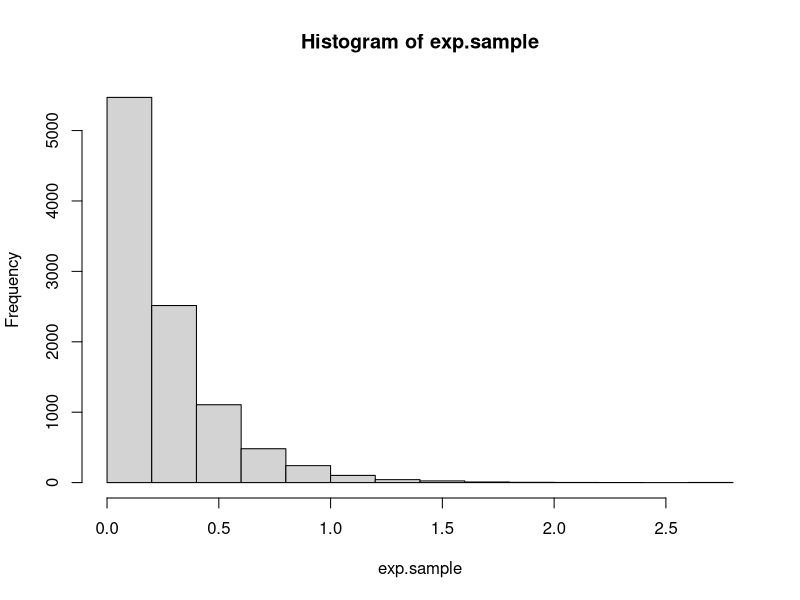
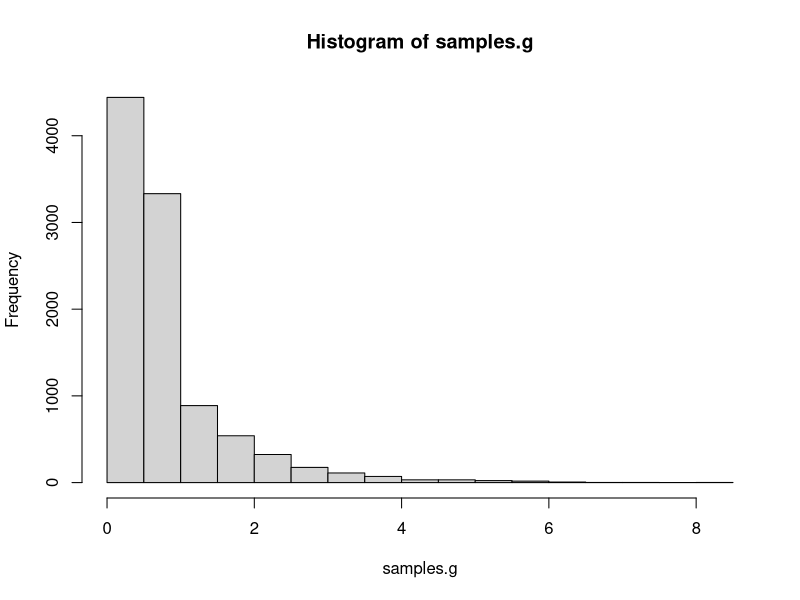
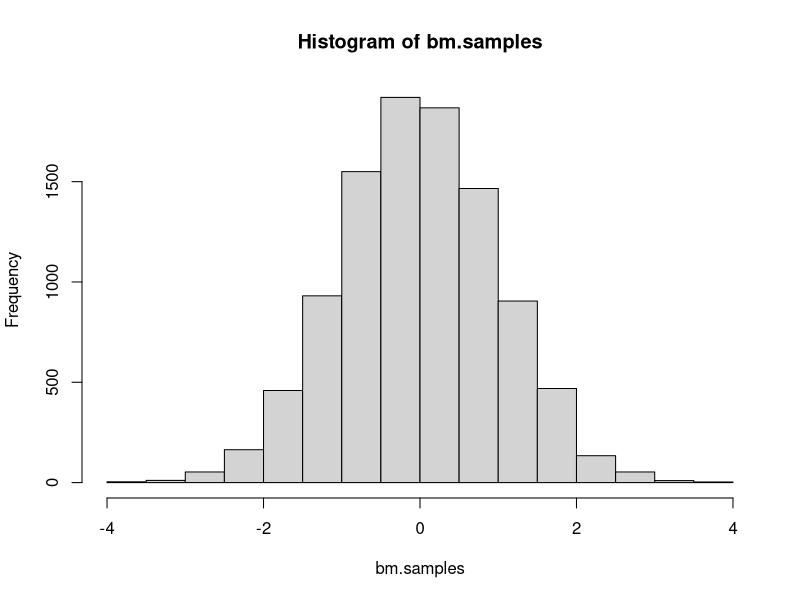
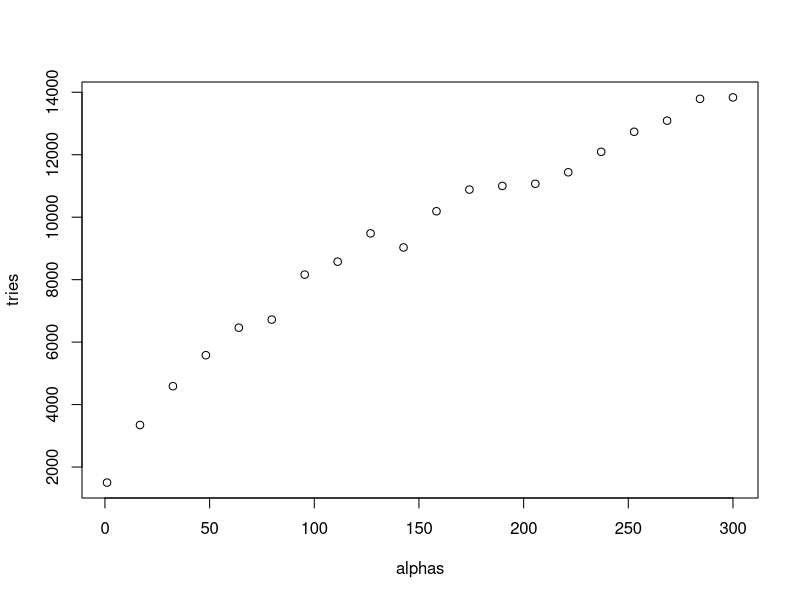
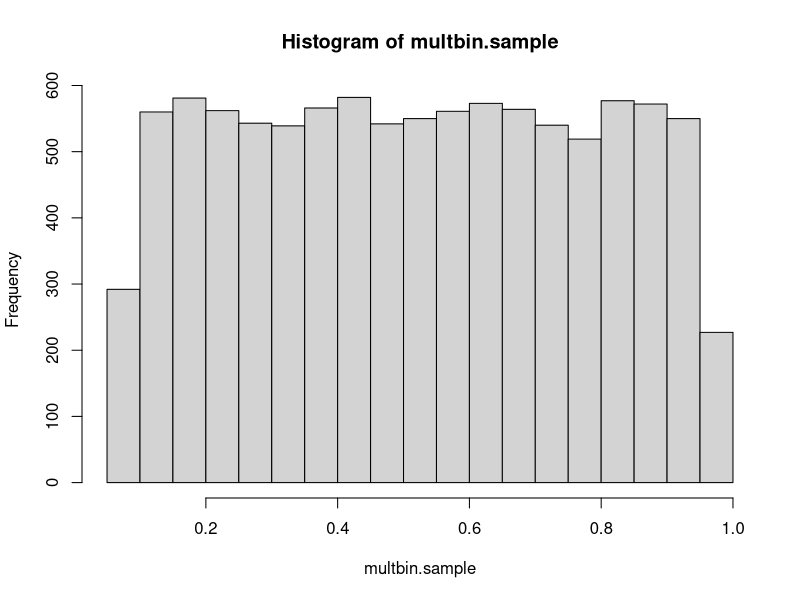

Reproduce these figures in R, in order.
## ---- chunk 1
knitr::opts_chunk$set(echo = TRUE)
## ---- chunk 2
# Function to sample n times from exponential distribution
samples_exp = function(rate, n){
  u = runif(n)          # Sample from unif(0,1) distribution
  x = - log(u) / rate   # Compute values using inverse cdf
  return(x)             # Vector of n samples
}

# Function to print mean and variance
print.mean.var = function(n, m.emp, m.th, v.emp, v.th) {
  cat('Number of samples:', n)
  cat('\n\nEmpirical mean:', m.emp)
  cat('\nTheoretical mean:', m.th)
  cat('\n\nEmpirical variance:', v.emp)
  cat('\nTheoretical variance:', v.th)
}

# Check function
rate = 4                                        # Set rate parameter
n = 10000                                       # Number of samples
exp.sample = samples_exp(rate, n)               # Sample
hist(exp.sample)                                # Histogram of sample

mean.emp.exp = mean(exp.sample)                 # Empirical mean
mean.th.exp = 1 / rate                          # Theoretical mean

var.emp.exp = var(exp.sample)                   # Empirical variance
var.th.exp = 1 / rate^2                         # Theoretical variance

print.mean.var(n, mean.emp.exp, mean.th.exp, var.emp.exp, var.th.exp)  # Print values
## ---- chunk 3
# Function to sample from g using inverse cdf
samples_g = function(alpha, n) {
  c = alpha * exp(1) / (alpha + exp(1))   # Normalizing constant
  u = runif(n)                            # Sample from unif(0,1) distribution
  vec = rep(0, n)                         # Vector to store the generated samples
  for(i in 1:length(u)){
    if(u[i]<= c/alpha) {vec[i] = (alpha * u[i] / c)^(1 / alpha)}  # Use case 1 in inverse cdf to generate sample
    else {vec[i] = -log(1/alpha + exp(-1) - u[i]/c)}              # Use case 2 in inverse cdf to generate sample
  }
  return(vec)
}

# Check function
alpha = 0.8                               # Set parameter
c = alpha * exp(1) / (alpha + exp(1))     # Normalizing constant
n = 10000                                 # Number of samples
samples.g = samples_g(alpha, n)           # Sampling from g
hist(samples.g)                           # Histogram of samples

mean.emp.g = mean(samples.g)                      # Empirical mean
mean.theo.g = c * (1/(alpha+1) + 2*exp(-1))       # Theoretical mean

var.emp.g = var(samples.g)                                  # Empirical variance
var.theo.g = c * (1/(alpha+2) + 5*exp(-1)) - mean.theo.g^2  # Theoretical variance

print.mean.var(n, mean.emp.g, mean.theo.g, var.emp.g, var.theo.g)   # Print values
## ---- chunk 4
# Function to generate n samples from N(0,1) using Box Muller
boxmuller = function(n) {
  # Sample from unif(0,1)
  u1 = runif(n)
  u2 = runif(n)
  # Polar coordinates
  r = sqrt(-2*log(u1))
  theta = 2*pi*u2
  #Cartesian coordinate(s)
  x = r*cos(theta)          # Vector of n independent samples
  #y = r*sin(theta)
  return(x)
}

# Check function
n = 10000                       # Number of samples
bm.samples = boxmuller(n)       # Sampling from N(0,1)
hist(bm.samples)                # Histogram of samples

mean_bm = mean(bm.samples)      # Empirical mean
var_bm = var(bm.samples)        # Empirical variance

print.mean.var(n, mean_bm, 0, var_bm, 1)  # Print values
## ---- chunk 5
# Function to generate a realization from d-variate normal distribution
mult_normal = function(d, mu, sigma) {
  # mu is vector of means, must have length d
  # sigma is covariance matrix, must have dimension dxd
  x = boxmuller(d)    # d N(0,1) distributed variables
  A = t(chol(sigma))  # Cholesky decomposition of covariance matrix (lower triangular)
  y = mu + A %*% x    # d-variate N(mu, sigma)
  return(y)
}


# Check function

# vector of means and covariance matrix
mu = c(1,2)         
sigma = cbind(c(1,0.5),c(0.5,1))

# Estimate mean and empirical variance
n = 10000                     # Number of realizations
mu_est = rep(0,length(mu))    
multnor.sample = matrix(NA, n, length(mu))
for(i in 1:n) {
  multnor = mult_normal(length(mu),mu,sigma)
  mu_est = mu_est + multnor
  multnor.sample[i,] = multnor
  }
mu_est = mu_est / n               # Estimated mean vector

sigma_est = var(multnor.sample)   # Estimated covariance matrix

# Prining
cat('True mean:', mu)
cat('\nEstimated mean:', mu_est)
cat('\n\nTrue covariance matrix:\n')
sigma
cat('\nEstimated covariance matrix:\n')
sigma_est
## ---- chunk 6
accprob = function(x,alpha) {
  if(x<1) {return(exp(-x))}
  else if(x>=1) {return(x^(alpha-1))}
}

gamma_rejsamp = function(n,alpha) {
  vec = rep(0,n)
  i = 1
  while(i<=n) {
    x = samples_g(alpha,1)
    u = runif(1)
    a = accprob(x,alpha)
    if(u<=a) {
      vec[i] = x
      i = i + 1
      }
  }
  return(vec)
}

alpha = 0.5
n = 10000
gamma.sample = gamma_rejsamp(n,alpha)
mean.emp = mean(gamma.sample)
mean.emp
mean.theo = alpha
mean.theo
var.emp = var(gamma.sample)
var.emp
var.theo = alpha
var.theo

## ---- chunk 7
inv.cdf.sampling = function(n,ab) {
  u = runif(n)
  x = log(ab*u)
  return(x)
}

samples.f = function(n,alpha) {
  vec = rep(0,n)
  i = 1
  a = ((alpha-1)/exp(1))^((alpha-1)/2)
  b = ((alpha+1)/exp(1))^((alpha+1)/2)
  tries = 0
  while(i<=n) {
    z1 = inv.cdf.sampling(1,a)
    z2 = inv.cdf.sampling(1,b)
    diff = z2 - z1
    limit = ((alpha-1)*diff - exp(diff)) / 2
    limit
    if(z1 <= limit) {
      vec[i] = exp(diff)
      i = i + 1
    }
    tries = tries + 1
  }
  return(c(tries,vec))
}

#Check function
alpha = 4
n = 10000
gamma.sample = samples.f(n,alpha)[-1]
mean.emp = mean(gamma.sample)
mean.emp
mean.theo = alpha
mean.theo
var.emp = var(gamma.sample)
var.emp
var.theo = alpha
var.theo


# Number of tries for different alphas
#alphas = seq(1,2000,length.out = 20)
alphas = seq(1,300,length.out = 20)
tries = rep(0,length(alphas))
for(i in 1:length(alphas)) {
  s = samples.f(1000,alphas[i])
  tries[i] = s[1]
}
plot(alphas,tries)
## ---- chunk 8

gamma = function(n,alpha,beta) {
  if(alpha<1) {return(gamma_rejsamp(n,alpha) / beta)}
  else if(alpha>1) {return(samples.f(n,alpha)[-1] / beta)}
  else {return(samples_exp(beta,n))}
}

# Test function
alpha = 0.5
beta = 2
n = 1000
gam.samp = gamma(n,alpha,beta)
mean.emp = mean(gam.samp)
mean.theo = alpha / beta
mean.emp
mean.theo

var.emp = var(gam.samp)
var.theo = alpha / beta^2
var.emp
var.theo

alpha = 1
beta = 2
n = 1000
gam.samp = gamma(n,alpha,beta)
mean.emp = mean(gam.samp)
mean.theo = alpha / beta
mean.emp
mean.theo

var.emp = var(gam.samp)
var.theo = alpha / beta^2
var.emp
var.theo

alpha = 10
beta = 2
n = 1000
gam.samp = gamma(n,alpha,beta)
mean.emp = mean(gam.samp)
mean.theo = alpha / beta
mean.emp
mean.theo

var.emp = var(gam.samp)
var.theo = alpha / beta^2
var.emp
var.theo

## ---- chunk 9
ln.accprob = function(x) {
  lnc = (15 + sqrt(53809)) / 394
  return(125*log(2+x) + 38*log(1-x) + 34*log(x) - lnc)
}

multbinom = function(n) {
  vec = rep(0,n)
  i = 1
  while(i<=n) {
    theta = runif(1)
    lnu = log(runif(1))
    lna = ln.accprob(theta)
    if(lnu<=lna) {
      vec[i] = theta
      i = i + 1
      }
  }
  return(vec)
}

# Test 
multbin.sample = multbinom(10000)
hist(multbin.sample)

mean(multbin.sample)
var(multbin.sample)
# evt regne ut teoretiske verdier?
